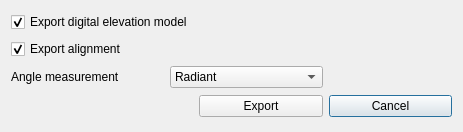
<?xml version="1.0" encoding="UTF-8"?>
<ui version="4.0">
 <class>ExportIfcZipDialog</class>
 <widget class="QDialog" name="ExportIfcZipDialog">
  <property name="geometry">
   <rect>
    <x>0</x>
    <y>0</y>
    <width>463</width>
    <height>132</height>
   </rect>
  </property>
  <property name="windowTitle">
   <string>IfcAlignment BuildingSmart P6 Step File Export</string>
  </property>
  <property name="windowIcon">
   <iconset resource="../Resources/OpenInfraPlatform.qrc">
    <normaloff>:/icons/icon.ico</normaloff>:/icons/icon.ico</iconset>
  </property>
  <layout class="QGridLayout" name="gridLayout">
   <item row="1" column="0">
    <widget class="QCheckBox" name="checkBoxExportAlignment">
     <property name="text">
      <string>Export alignment</string>
     </property>
     <property name="checked">
      <bool>true</bool>
     </property>
    </widget>
   </item>
   <item row="5" column="2">
    <widget class="QPushButton" name="pushButtonCancel">
     <property name="text">
      <string>Cancel</string>
     </property>
    </widget>
   </item>
   <item row="0" column="0">
    <widget class="QCheckBox" name="checkBoxExportDigitalElevationModel">
     <property name="text">
      <string>Export digital elevation model</string>
     </property>
     <property name="checked">
      <bool>true</bool>
     </property>
    </widget>
   </item>
   <item row="5" column="1">
    <widget class="QPushButton" name="pushButtonExport">
     <property name="text">
      <string>Export</string>
     </property>
    </widget>
   </item>
   <item row="2" column="0" colspan="2">
    <layout class="QHBoxLayout" name="horizontalLayout">
     <item>
      <widget class="QLabel" name="label">
       <property name="text">
        <string>Angle measurement</string>
       </property>
      </widget>
     </item>
     <item>
      <widget class="QComboBox" name="comboBoxAngleMeasurement">
       <property name="currentText">
        <string>Radiant</string>
       </property>
       <item>
        <property name="text">
         <string>Radiant</string>
        </property>
       </item>
       <item>
        <property name="text">
         <string>Degree</string>
        </property>
       </item>
      </widget>
     </item>
    </layout>
   </item>
  </layout>
 </widget>
 <resources>
  <include location="../Resources/OpenInfraPlatform.qrc"/>
 </resources>
 <connections/>
</ui>
